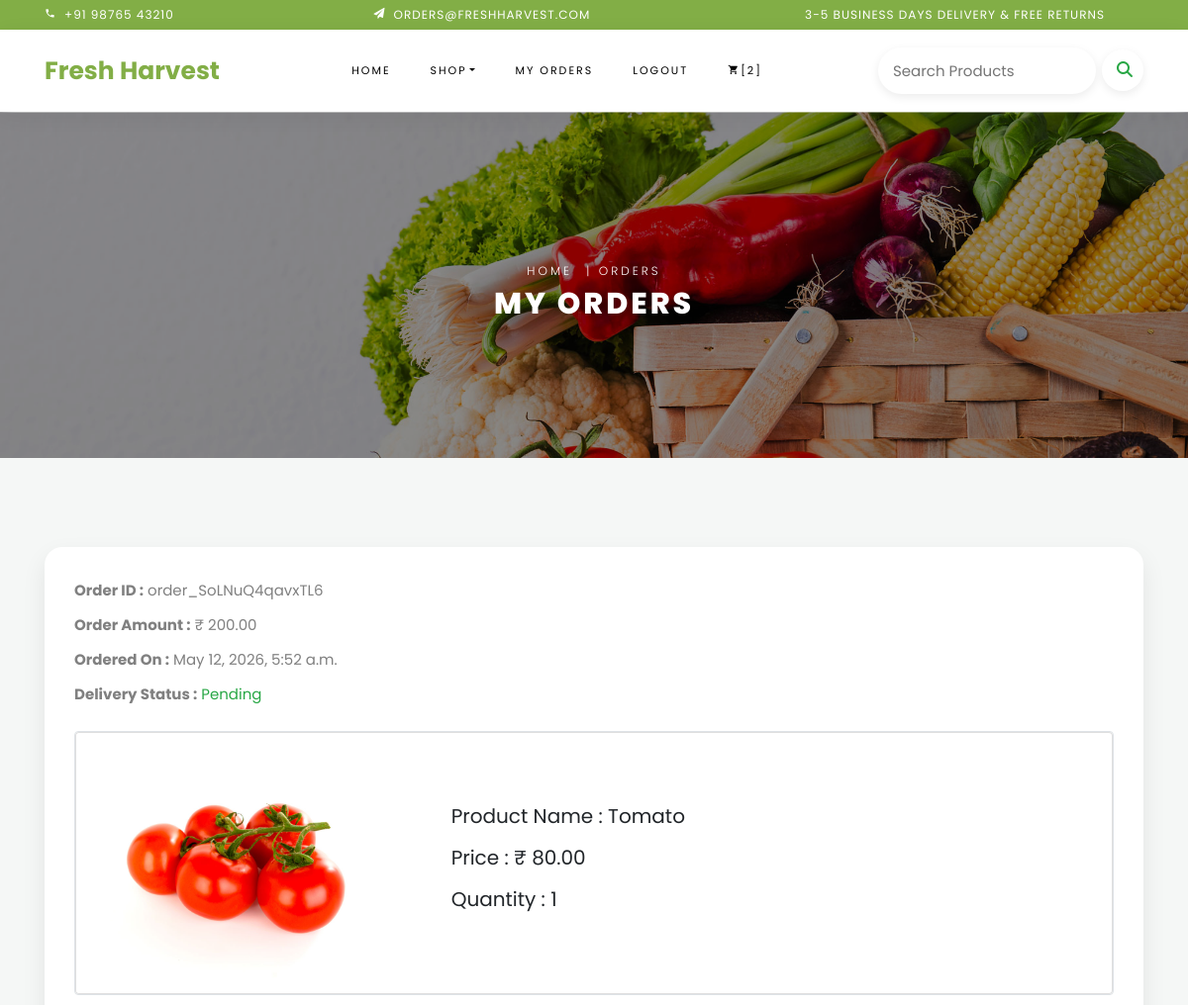
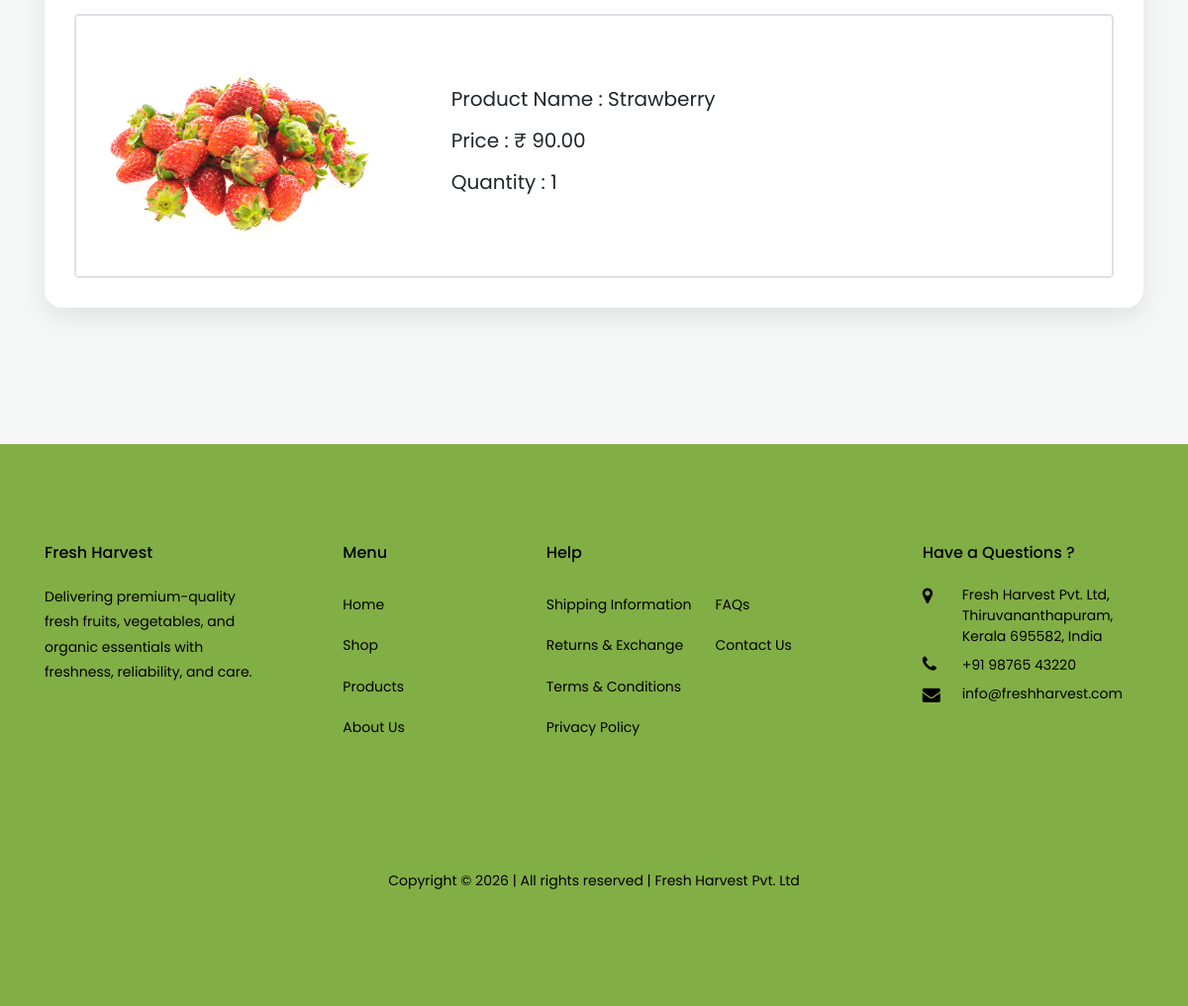
Screenshot of /cart/myorder (signed in) with the database file from the repository (2 pictures, top to bottom).
### cart/models.py (models this page shows, shortened)
class Order(models.Model):
    user= models.ForeignKey(User, on_delete=models.CASCADE)
    order_amount= models.DecimalField(max_digits=10, decimal_places=2, null=True)
    order_id= models.CharField(max_length=50, null=True)
    ordered_date= models.DateTimeField(auto_now_add=True)
    payment_method= models.CharField(max_length=60, null=True)
    address= models.TextField(null=True)
    phone= models.CharField(max_length=15, null=True)
    is_ordered= models.BooleanField(default=False)
    delivery_status= models.CharField(default="Pending", max_length=60, null=True)

class OrderItems(models.Model):
    product= models.ForeignKey(Product, on_delete=models.CASCADE)
    order= models.ForeignKey(Order, on_delete=models.CASCADE, related_name='items')
    quantity= models.IntegerField(default=0)

### shop/models.py (models this page shows, shortened)
class Product(models.Model):
    name= models.CharField(max_length=80)
    description= models.TextField()
    image= models.ImageField(upload_to="product")
    stock= models.IntegerField()
    price= models.DecimalField(max_digits=10, decimal_places=2)
    available= models.BooleanField(default=True)
    category= models.ForeignKey(Category, on_delete=models.CASCADE, related_name="products")
    created_at= models.DateTimeField(auto_now_add=True)
    updated_at= models.DateTimeField(auto_now=True)

### cart/views.py (the view)
# urls.py: path('myorder', views.MyOrder.as_view(), name='myorder'),
class MyOrder(View):
    def get(self, request):
        u=request.user
        o=Order.objects.filter(user=u,is_ordered=True)
        context={'orders':o}
        return render(request, 'my_order.html', context)

### cart/context_processors.py (called while the page is built)
def cart_items(request):
    u=request.user
    total=0
    try:
        c=Cart.objects.filter(user=u)
        for i in c:
            total += i.quantity
    except:
        total=0
    return {'count' : total}

### shop/context_processors.py (called while the page is built)
def dropdown_menu(request):
    c=Category.objects.all()
    return {'dropdown': c}

### templates/my_order.html (shortened to what this page needs)
{% extends 'base.html' %}
{% load static %}
{% block header %}
<div class="hero-wrap hero-bread" style="background-image: url({% static 'images/bg_1.jpg' %});">
    <div class="container">
        <div class="row no-gutters slider-text align-items-center justify-content-center">
            <div class="col-md-9 ftco-animate text-center">
          	    <p class="breadcrumbs"><span class="mr-2"><a href="index.html">Home </a></span>|<span> Orders</span></p>
                <h1 class="mb-0 bread">My Orders</h1>
            </div>
        </div>
    </div>
</div>
{% endblock %}
{% block content %}
<section class="ftco-section">
    <div class="container">
    {% for i in orders %}
    <div class="order-card mb-5">
        <div class="mb-2">
            <b>Order ID :</b> {{i.order_id}}
        </div>
        <div class="mb-2">
            <b>Order Amount :</b> &#8377; {{i.order_amount}}
        </div>
        <div class="mb-2">
            <b>Ordered On :</b> {{i.ordered_date}}
        </div>
        <div class="mb-2">
            <b>Delivery Status :</b><span class="text-success"> {{i.delivery_status}}</span>
        </div>
        {% for j in i.items.all %}
        <div class="mt-4 border border-2 rounded">
        <div class="card">
            <div class="row align-items-center">
                <div class="col-md-4">
                    <img src="{{j.product.image.url}}" class="img-fluid rounded">
                </div>
                <div class="col-md-8">
                    <div class="card-body">
                        <h5 class="card-title">Product Name : {{j.product.name}}</h5>
                        <h5 class="card-title">Price : &#8377; {{j.product.price}}</h5>
                        <h5 class="card-title">Quantity : {{j.quantity}}</h5>
                    </div>
                </div>
            </div>
        </div>
        </div>
    {% endfor %}
    </div>
    {% endfor %}
    </div>
</section>
{% endblock %}

### templates/base.html (shortened to what this page needs)
<!DOCTYPE html>
{% load static %}
<html lang="en">
  <head>
    <link rel="stylesheet" href="{% static 'css/open-iconic-bootstrap.min.css' %}">
    <link rel="stylesheet" href="{% static 'css/animate.css' %}">
    <link href="https://cdn.jsdelivr.net/npm/bootstrap@5.3.8/dist/css/bootstrap.min.css" rel="stylesheet">
    <link rel="stylesheet" href="https://cdnjs.cloudflare.com/ajax/libs/font-awesome/7.0.1/css/all.min.css">
    <link rel="stylesheet" href="{% static 'css/owl.carousel.min.css' %}">
    <link rel="stylesheet" href="{% static 'css/owl.theme.default.min.css' %}">
    <link rel="stylesheet" href="{% static 'css/magnific-popup.css' %}">
    <link rel="stylesheet" href="{% static 'css/aos.css' %}">
    <link rel="stylesheet" href="{% static 'css/ionicons.min.css' %}">
    <link rel="stylesheet" href="{% static 'css/bootstrap-datepicker.css' %}">
    <link rel="stylesheet" href="{% static 'css/jquery.timepicker.css' %}">
    <link rel="stylesheet" href="{% static 'css/flaticon.css' %}">
    <link rel="stylesheet" href="{% static 'css/icomoon.css' %}">
    <link rel="stylesheet" href="{% static 'css/style.css' %}">
  </head>
  <body class="goto-here">
		<div class="py-1 bg-primary">
    	<div class="container">
    		<div class="row no-gutters d-flex align-items-center">
	    		<div class="col-lg-12 d-block">
		    		<div class="row d-flex">
		    			<div class="col-md pr-4 d-flex topper align-items-center">
					    	<div class="icon mr-2"><span class="icon-phone2"></span></div>
						    <span class="text">+91 98765 43210</span>
					    </div>
					    <div class="col-md pr-4 d-flex topper align-items-center">
					    	<div class="icon mr-2"><span class="icon-paper-plane"></span></div>
						    <span class="text">orders@freshharvest.com</span>
					    </div>
					    <div class="col-md-5 pr-4 d-flex topper align-items-center text-lg-right">
						    <span class="text">3-5 Business Days Delivery &amp; Free Returns</span>
					    </div>
				    </div>
			    </div>
		    </div>
		  </div>
    </div>
    <nav class="navbar navbar-expand-lg navbar-light ftco_navbar ftco-navbar-light">
	    <div class="container">
	      <a class="navbar-brand" href="index.html">Fresh Harvest</a>
	      <div class="collapse navbar-collapse" id="ftco-nav">
	        <ul class="navbar-nav mx-auto">
	          <li class="nav-item"><a href="{% url 'shop:categories' %}" class="nav-link">Home</a></li>
	          <li class="nav-item dropdown">
              <a class="nav-link dropdown-toggle" href="#" data-bs-toggle="dropdown">Shop</a>
            </li>
            {% if user.is_authenticated %}
            {% if user.is_superuser == True %}
            <li class="nav-item"><a href="{% url 'shop:addcategory' %}" class="nav-link">Add Category</a></li>
            <li class="nav-item"><a href="{% url 'shop:addproduct' %}" class="nav-link">Add Product</a></li>
            <li class="nav-item"><a href="{% url 'shop:logout' %}" class="nav-link">Logout</a></li>
            {% else %}
            <li class="nav-item"><a href="{% url 'cart:myorder' %}" class="nav-link">My Orders</a></li>
            <li class="nav-item"><a href="{% url 'shop:logout' %}" class="nav-link">Logout</a></li>
	          <li class="nav-item cta cta-colored"><a href="{% url 'cart:cartview' %}" class="nav-link"><span class="icon-shopping_cart"></span>[{{count}}]</a></li>
            {% endif %}
            {% else %}
	          <li class="nav-item"><a href="{% url 'shop:register' %}" class="nav-link">Register</a></li>
	          <li class="nav-item"><a href="{% url 'shop:login' %}" class="nav-link">Login</a></li>
            {% endif %}
	        </ul>
            <form action="{% url 'search:search' %}" class="search-box">
              <input type="text" name="p" placeholder="Search Products">
              <button type="submit" class="btn"><i class="fa-solid fa-magnifying-glass text-success"></i></button>
            </form>
	      </div>
	    </div>
	  </nav>
    {% block header %}{% endblock %}
    {% block content %}
    {% endblock %}
    <footer class="ftco-footer ftco-section bg-primary">
      <div class="container">
        <div class="row mb-5">
          <div class="col-md">
            <div class="ftco-footer-widget mb-4">
              <h2 class="ftco-heading-2">Fresh Harvest</h2>
              <p>Delivering premium-quality fresh fruits, vegetables, and organic essentials with freshness, reliability, and care.</p>
              <ul class="ftco-footer-social list-unstyled float-md-left float-lft mt-5">
              </ul>
            </div>
          </div>
          <div class="col-md">
            <div class="ftco-footer-widget mb-4 ml-md-5">
              <h2 class="ftco-heading-2">Menu</h2>
              <ul class="list-unstyled">
                <li><a href="#" class="py-2 d-block">Home</a></li>
                <li><a href="#" class="py-2 d-block">Shop</a></li>
                <li><a href="#" class="py-2 d-block">Products</a></li>
                <li><a href="#" class="py-2 d-block">About Us</a></li>
              </ul>
            </div>
          </div>
          <div class="col-md-4">
             <div class="ftco-footer-widget mb-4">
              <h2 class="ftco-heading-2">Help</h2>
              <div class="d-flex">
	              <ul class="list-unstyled mr-l-5 pr-l-3 mr-4">
	                <li><a href="#" class="py-2 d-block">Shipping Information</a></li>
	                <li><a href="#" class="py-2 d-block">Returns &amp; Exchange</a></li>
	                <li><a href="#" class="py-2 d-block">Terms &amp; Conditions</a></li>
	                <li><a href="#" class="py-2 d-block">Privacy Policy</a></li>
	              </ul>
	              <ul class="list-unstyled">
	                <li><a href="#" class="py-2 d-block">FAQs</a></li>
	                <li><a href="#" class="py-2 d-block">Contact Us</a></li>
	              </ul>
	            </div>
            </div>
          </div>
          <div class="col-md">
            <div class="ftco-footer-widget mb-4">
            	<h2 class="ftco-heading-2">Have a Questions ?</h2>
            	<div class="block-23 mb-3">
	              <ul>
	                <li><span class="icon icon-map-marker"></span><span class="text">Fresh Harvest Pvt. Ltd, Thiruvananthapuram, Kerala 695582, India</span></li>
	                <li><span class="icon icon-phone py-2"></span><span class="text py-2">+91 98765 43220</span></li>
	                <li><span class="icon icon-envelope"></span><span class="text">info@freshharvest.com</span></li>
	              </ul>
	            </div>
            </div>
          </div>
        </div>
        <div class="row">
          <div class="col-md-12 text-center">
            <p>Copyright &copy; <script>document.write(new Date().getFullYear());</script> | All rights reserved | Fresh Harvest Pvt. Ltd</p>
          </div>
        </div>
      </div>
    </footer>
  </body>
</html>

### static/css/icomoon.css (style rules this page uses)
[class^="icon-"], [class*=" icon-"] { font-family: 'icomoon' !important; speak: none; font-style: normal; font-weight: normal; font-variant: normal; text-transform: none; line-height: 1; -webkit-font-smoothing: antialiased; -moz-osx-font-smoothing: grayscale; }
.icon-map-marker:before { content: "\f041"; }
.icon-phone:before { content: "\f095"; }
.icon-envelope:before { content: "\f0e0"; }
.icon-paper-plane:before { content: "\f1d8"; }
.icon-phone2:before { content: "\e0cd"; }
.icon-shopping_cart:before { content: "\e8cc"; }

### templates/base.html (style rules this page uses)
body { background-color: #f5f7f6; font-family: 'Poppins', sans-serif; }
form { color: #82ae46; }
.search-box { display:flex; align-items:center; gap:6px; }
.search-box input { border:none; padding:10px 15px; border-radius:30px; outline:none; width:220px; box-shadow:0 3px 10px rgba(0,0,0,0.08); }
.search-box .btn { background:white; border-radius:50%; width:42px; height:42px; box-shadow:0 3px 10px rgba(0,0,0,0.08); }
.ftco-navbar-light { background: rgba(255,255,255,0.96) !important; backdrop-filter: blur(10px); box-shadow: 0 4px 20px rgba(0,0,0,0.06); padding: 8px 0; }
.navbar-brand { font-size: 25px !important; font-weight: 700; color: #82ae46 !important; text-transform: none !important; }
.topper .text { font-size:12px; }
.slider-text h1 { text-shadow: 0 5px 20px rgba(0,0,0,0.3); }

### templates/my_order.html (style rules this page uses)
.hero-wrap { height: 350px; background-size: cover; background-position: center center; position: relative; }
.hero-wrap::before { content: ""; position: absolute; inset: 0; background: rgba(0, 0, 0, 0.45); }
.hero-wrap .container { position: relative; z-index: 2; }
.hero-wrap h1, .hero-wrap p, .hero-wrap a { color: #fff; }
.order-card { background: #fff; border-radius: 18px; padding: 30px; box-shadow: 0 10px 25px rgba(0, 0, 0, 0.08); transition: 0.3s ease; }

### rows the page displays
Order: order_id "order_SoLNuQ4qavxTL6", order_amount "200.00", ordered_date "May 12, 2026, 5:52 a.m.", delivery_status "Pending"
OrderItems: product.image (picture), product.name "Tomato", product.price "80.00", quantity "1"
OrderItems: product.image (picture), product.name "Strawberry", product.price "90.00", quantity "1"

### other values shown
{{ count }} "2"
